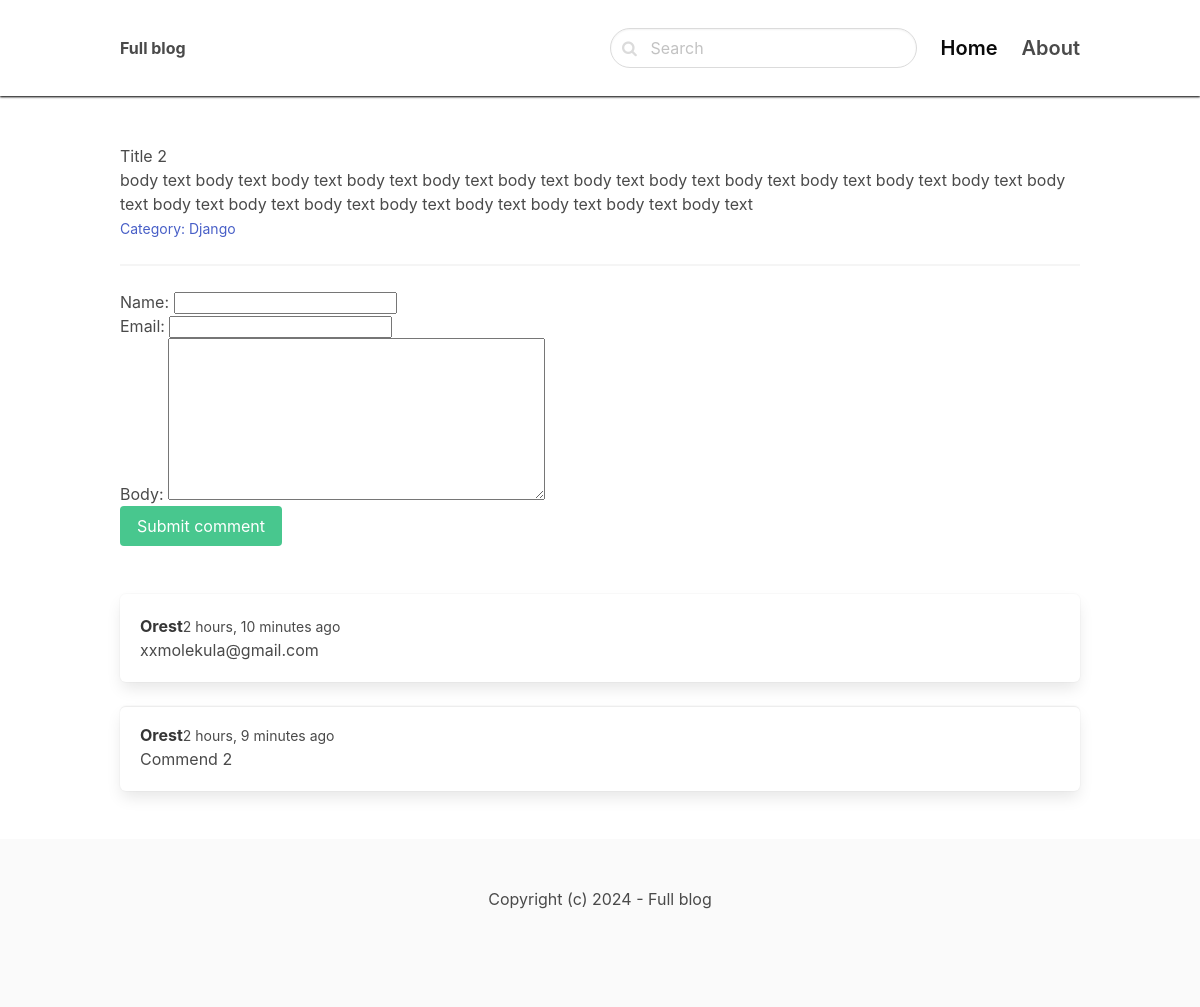
Page /django/bodytext/ on the committed database.
### blog/models.py (models this page shows, shortened)
class Post(models.Model):
     ACTIVE = 'active'
     DRAFT = 'draft'
     CHOICES_STATUS = [
          (ACTIVE, 'Active'),
          (DRAFT, 'Draft'),
     ]
     category = models.ForeignKey(Category, on_delete=models.CASCADE, related_name='posts')
     title = models.CharField(max_length=255)
     slug = models.SlugField(unique=True)
     intro = models.TextField()
     body = models.TextField()
     created_at = models.DateTimeField(auto_now_add=True)
     status = models.CharField(max_length=10, choices=CHOICES_STATUS, default=ACTIVE)
     image = models.ImageField(upload_to='uploads/', blank=True, null=True)
     class Meta:
          ordering = ('-created_at',)

class Category(models.Model):
     title = models.CharField(max_length=255)
     slug = models.SlugField(unique=True)
     class Meta:
          ordering = ('title',)
          verbose_name_plural = 'Categories'
     def __str__(self):
          return self.title

class Comment(models.Model):
     post = models.ForeignKey(Post, on_delete=models.CASCADE, related_name='comments')
     name = models.CharField(max_length=255)
     email = models.EmailField()
     body = models.TextField()
     created_at = models.DateTimeField(auto_now_add=True)

### blog/views.py (the view)
# urls.py: path('<slug:category_slug>/<slug:slug>/', views.detail, name='post_detail'),
def detail(request, category_slug, slug, status=Post.ACTIVE):
  post = get_object_or_404(Post, slug=slug)
  if request.method == 'POST':
    form = CommentForm(request.POST)
    if form.is_valid():
      comment = form.save(commit=False)
      comment.post = post
      comment.save()
      return redirect('post_detail', slug=slug)
  else:
    form = CommentForm()
  return render(request, 'blog/detail.html', {'post': post, 'form': form})

### blog/forms.py
class CommentForm(forms.ModelForm):
  class Meta:
    model = Comment
    fields = ('name', 'email', 'body')

### blog/templates/blog/detail.html (shortened to what this page needs)
{% extends 'core/base.html' %}
{% block content %}
    <h1>{{ post.title }}</h1>
    <p>{{ post.body }}</p>
    <p><small><a href="{% url 'category_detail' post.category.slug %}">Category: {{ post.category }}</a></small></p>
    <hr>
    <form method="post" class="mb-6">
        {{ form.as_p }}
        <div class="field">
            <div class="control">
                <button class="button is-success">Submit comment</button>
            </div>
        </div>
    </form>
    {% for comment in post.comments.all %}
        <article class="media box">
            <div class="midea-content">
                <strong>{{ comment.name }}</strong><small>{{ comment.created_at|timesince }} ago</small><br>
                {{ comment.body }}
            </div>
        </article>
    {% endfor %}
{% endblock %}

### rows in the picture
Post: title "Title 2", body "body text body text body text body text body text body text body text body text body text body text body text body text body text body text body text body text body text body text body text body text body text", category "Django"
Comment: name "Orest", created_at "2 hours, 10 minutes", body "xxmolekula@gmail.com"
Comment: name "Orest", created_at "2 hours, 9 minutes", body "Commend 2"
